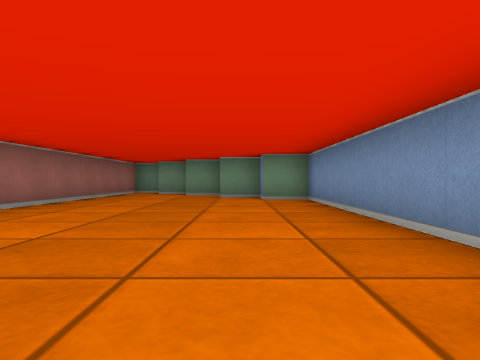
View 1 (above)

14 first-person views from a walk through a cub3D ray-caster map. The camera is about half as high as the walls, looks level and sees 70° across. The floor is counted in squares. Each view is taken from the middle of a square. On the plan, view 1 faces up. The plan holds only what a view shows up to about 9 squares ahead; the rest is blank. The place goes on beyond the plan.

View 2
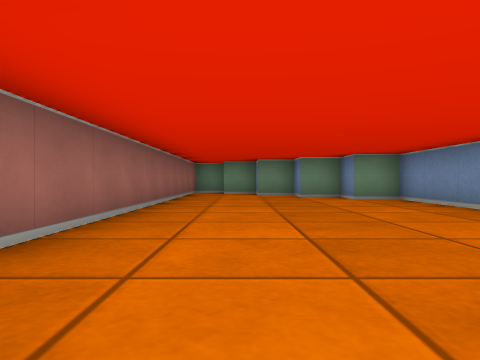

View 3
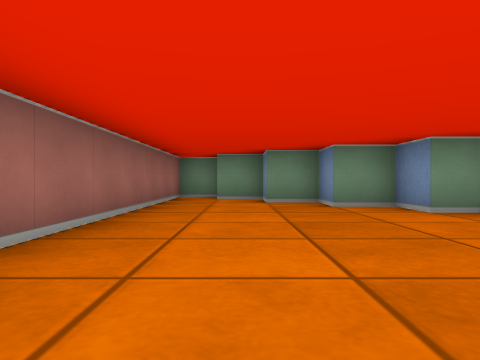

View 4
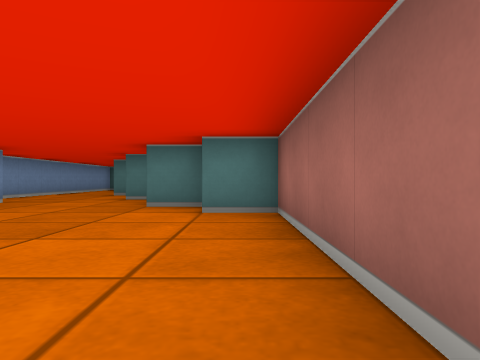

View 5
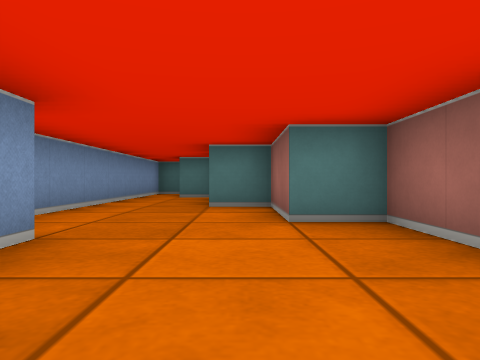

View 6
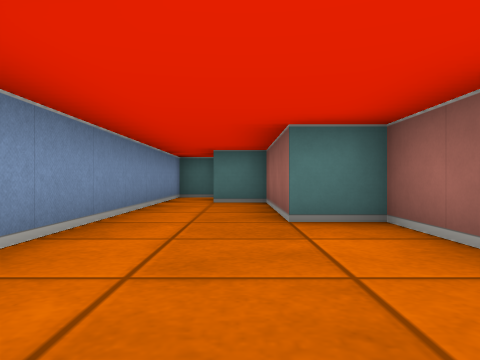

View 7
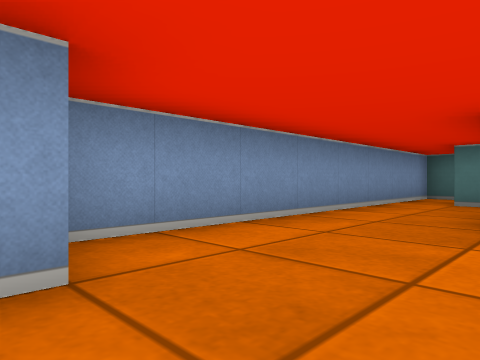

View 8
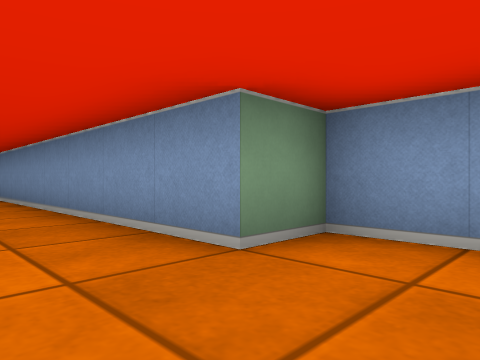

View 9
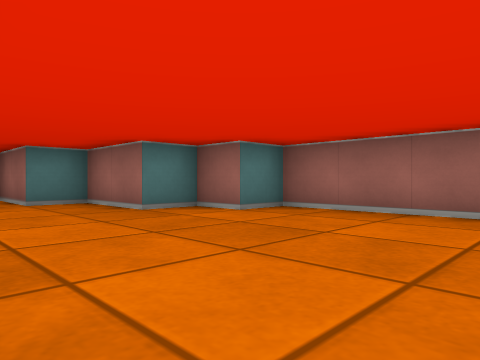

View 10
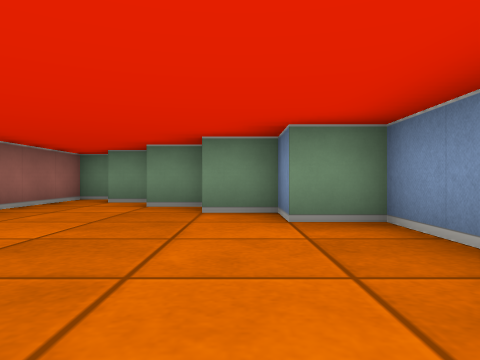

View 11
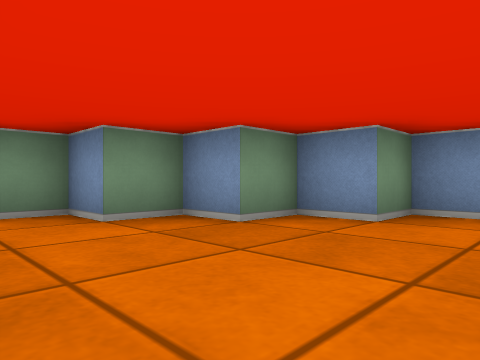

View 12
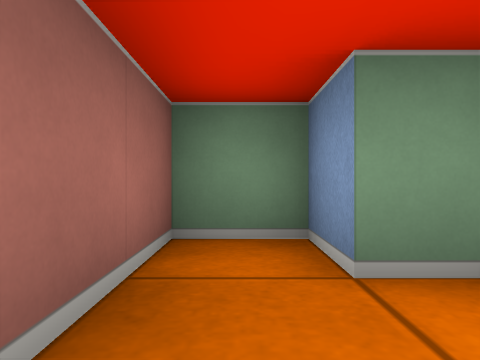

View 13
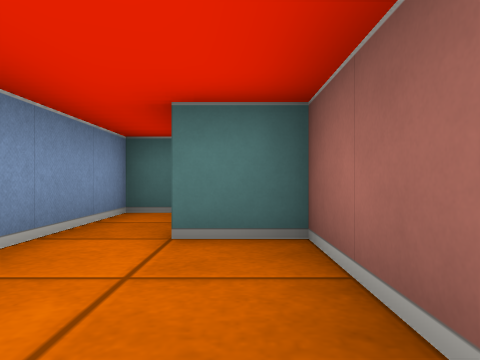

View 14
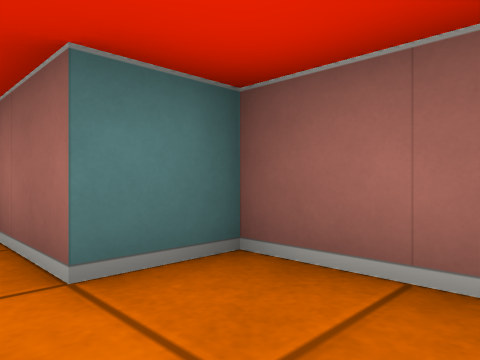

### Floor plan
Points are (right, up) in squares from view 1. A wall is a line through its corners. A room is listed if a view was taken in it or the views show most of it. See-through windows are left out.
Room 1 (views 1, 2, 3, 4, 5, 6, 7, 8, 9, 10, 11, 12, 13, 14)
walls: (1.6, -9.5) (2.5, -9.5) (2.5, -1.5) (1.5, -1.5) (1.5, 7.5) (0.5, 7.5) (0.5, 8.5) (-0.5, 8.5) (-0.5, 9.5) (-1.5, 9.5) (-1.5, 10.5) (-2.5, 10.5) (-2.5, 11.5) (-3.5, 11.5) (-3.5, 0.5) (-2.5, 0.5) (-2.5, -0.5) (-1.5, -0.5) (-1.5, -2.5) (-0.5, -2.5) (-0.5, -4.5) (0.5, -4.5) (0.5, -7.5) (1.5, -7.5) (1.5, -8.9)

Positions as (right, up) in squares from view 1, and headings:
1: (0, 0), facing up
2: (-2, 0), facing up
3: (-2, 3), facing up
4: (-3, 5), facing down
5: (0, 1), facing down
6: (1, -1), facing down
7: (0, -1), facing down-right
8: (0, -3), facing up-right
9: (1, 4), facing down-left
10: (0, 4), facing up
11: (-3, 6), facing up-right
12: (-3, 9), facing up
13: (1, -5), facing down
14: (2, -6), facing down-left
